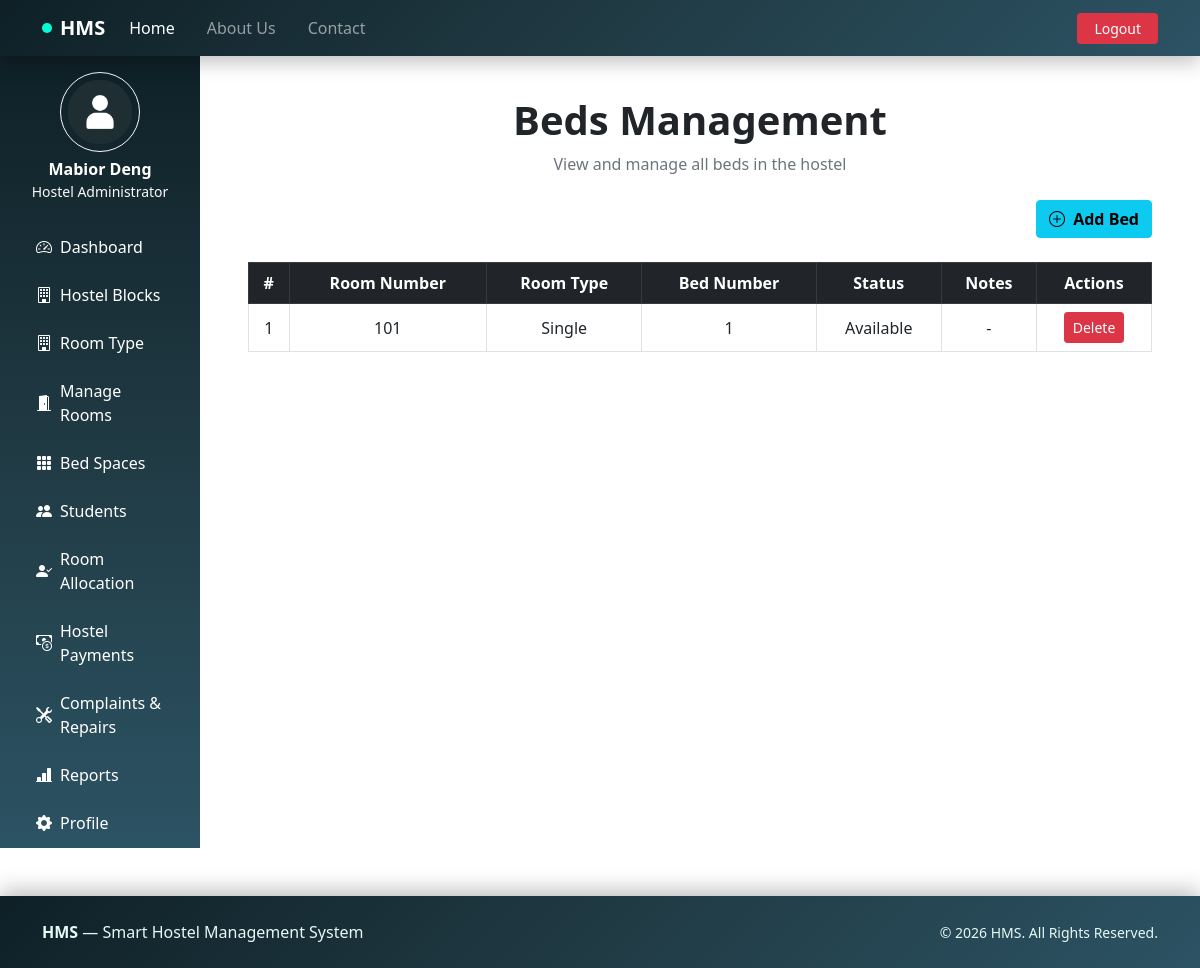
/admin/beds.php (signed in), run on the app's committed database.
### tables this page shows
CREATE TABLE `beds` (
  `id` int(11) UNSIGNED NOT NULL,
  `room_id` int(11) NOT NULL,
  `bed_number` varchar(10) NOT NULL,
  `status` enum('available','booked','maintenance') DEFAULT 'available',
  `notes` text DEFAULT NULL,
  `created_at` timestamp NOT NULL DEFAULT current_timestamp(),
  `updated_at` timestamp NOT NULL DEFAULT current_timestamp() ON UPDATE current_timestamp()
);

CREATE TABLE `rooms` (
  `id` int(11) UNSIGNED NOT NULL,
  `room_number` varchar(10) NOT NULL,
  `room_type_id` int(11) UNSIGNED NOT NULL,
  `floor` int(11) DEFAULT 1,
  `bed_capacity` int(11) DEFAULT 1,
  `status` enum('available','booked','maintenance') DEFAULT 'available',
  `notes` text DEFAULT NULL,
  `created_at` timestamp NOT NULL DEFAULT current_timestamp(),
  `updated_at` timestamp NOT NULL DEFAULT current_timestamp() ON UPDATE current_timestamp()
);

CREATE TABLE `room_types` (
  `id` int(11) UNSIGNED NOT NULL,
  `name` varchar(100) NOT NULL,
  `price` decimal(10,0) NOT NULL,
  `created_at` timestamp NOT NULL DEFAULT current_timestamp()
);

### admin/beds.php (the view, shortened to what this page needs)
<?php
include('includes/dashboardheader.php');
$bedsResult = mysqli_query($conn, "
    SELECT b.*, r.room_number, rt.name AS room_type
    FROM beds b
    LEFT JOIN rooms r ON b.room_id = r.id
    LEFT JOIN room_types rt ON r.room_type_id = rt.id
    ORDER BY r.room_number, b.bed_number
");
?>
<div class="container-fluid py-4">
    <div class="text-center mb-4">
        <h1 class="fw-bold mb-2">Beds Management</h1>
        <p class="text-muted">View and manage all beds in the hostel</p>
    </div>
    <div class="d-flex justify-content-end mb-4">
        <button class="btn btn-info fw-bold" data-bs-toggle="modal" data-bs-target="#addBedModal">
            <i class="bi bi-plus-circle me-1"></i> Add Bed
        </button>
    </div>
    <div class="table-responsive">
        <table class="table table-hover table-bordered align-middle text-center">
            <thead class="table-dark">
                <tr>
                    <th>#</th>
                    <th>Room Number</th>
                    <th>Room Type</th>
                    <th>Bed Number</th>
                    <th>Status</th>
                    <th>Notes</th>
                    <th>Actions</th>
                </tr>
            </thead>
            <tbody>
                <?php if(mysqli_num_rows($bedsResult) > 0): ?>
                    <?php $i = 1; ?>
                    <?php while($bed = mysqli_fetch_assoc($bedsResult)): ?>
                        <tr>
                            <td><?= $i++; ?></td>
                            <td><?= htmlspecialchars($bed['room_number']); ?></td>
                            <td><?= htmlspecialchars($bed['room_type']); ?></td>
                            <td><?= htmlspecialchars($bed['bed_number']); ?></td>
                            <td class="text-capitalize"><?= htmlspecialchars($bed['status']); ?></td>
                            <td><?= htmlspecialchars($bed['notes'] ?? '-'); ?></td>
                            <td>
                                <a href="../actions/delete_bed.php?id=<?= $bed['id']; ?>" class="btn btn-sm btn-danger" onclick="return confirm('Are you sure you want to delete this bed?');">Delete</a>
                            </td>
                        </tr>
                    <?php endwhile; ?>
                <?php else: ?>
                    <tr>
                        <td colspan="7" class="text-muted">No beds found.</td>
                    </tr>
                <?php endif; ?>
            </tbody>
        </table>
    </div>
</div>
<?php include('includes/dashboardfooter.php'); ?>

### data on the page
beds: room.room_number "101", room_types.name "Single", bed_number "1", status "Available", notes "-"

### other printed values
$_SESSION['full_name'] "Mabior Deng"
